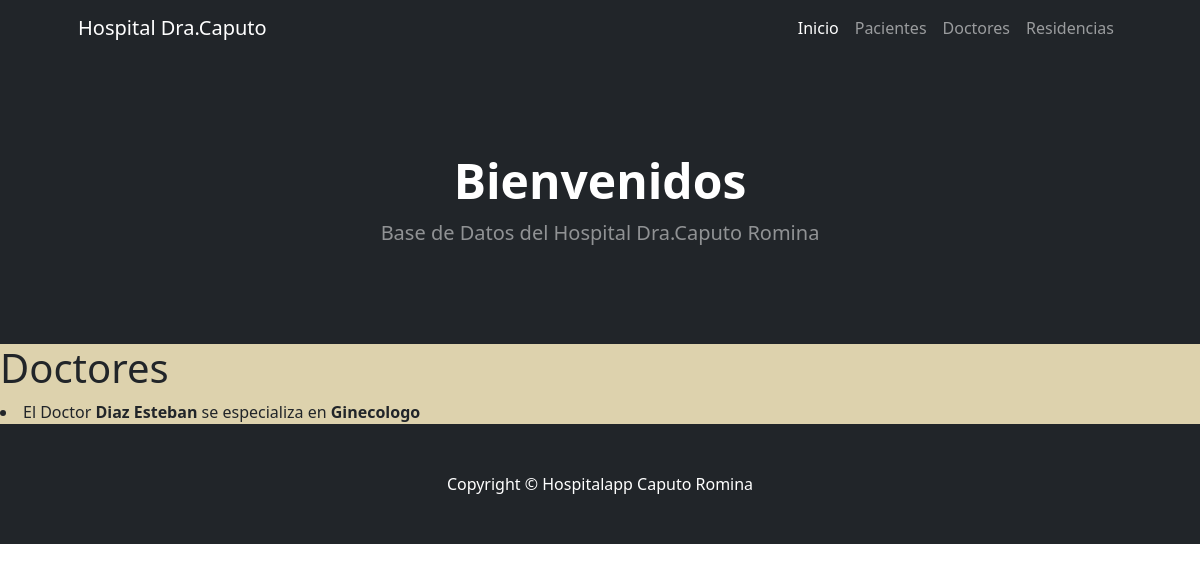
Before: /hospitalapp/Doctores/ with the older database file.
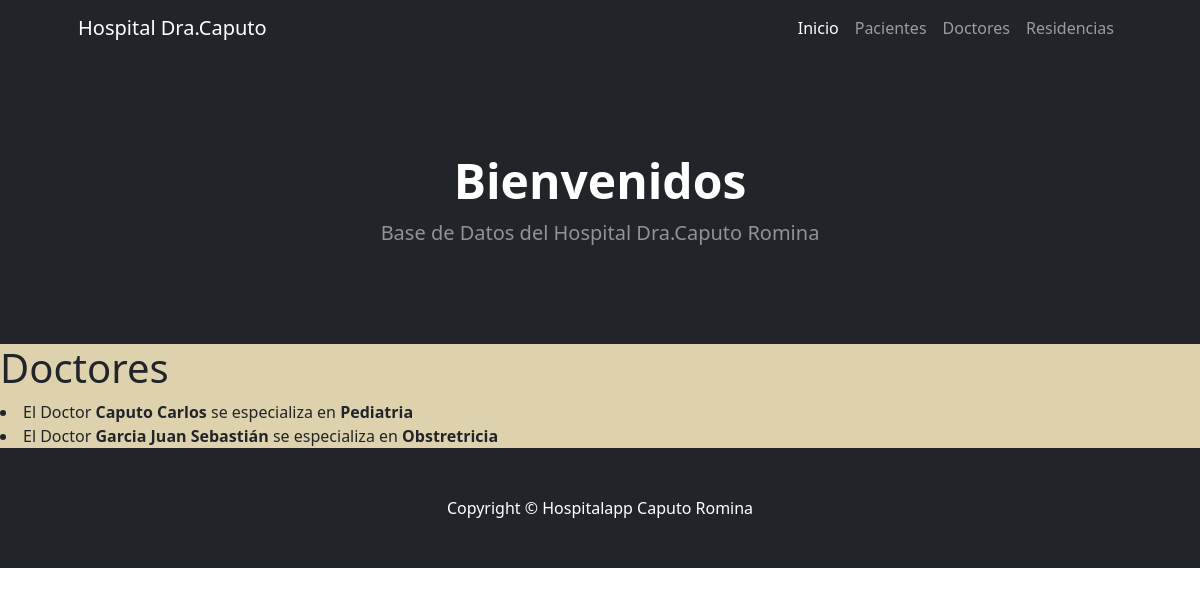
After: the same page with the newer database file.
### hospitalapp/models.py (models this page shows)
class Doctor(models.Model):
    nombre= models.CharField(max_length=30)
    apellido= models.CharField( max_length=30)
    especialidad=models.CharField(max_length=30, default="")
    class Meta:
        verbose_name_plural= "Doctores" #visto en la clase de mi amiga otra comision

### hospitalapp/views.py (the view)
# urls.py: path("Doctores/", views.doctor, name="Doctores"),
def doctor(request):
      doctor = Doctor.objects.all()
      return render(request, "hospitalapp/Doctores.html",{"doctor": doctor})

### hospitalapp/template/hospitalapp/Doctores.html (shortened to what this page needs)
{% extends "hospitalapp/padre-index.html" %}
{% block contenidoPagina %}
<div style="background-color: rgb(221, 210, 173);">
<body>
    <h1> Doctores </h1>
    {% for doctor in doctor %}
    <li> El Doctor <b>{{doctor.apellido}} {{doctor.nombre}}</b> se especializa en <b>{{doctor.especialidad}}</b></li>
             </body>
    {% endfor %}
{% endblock %}

Changed rows visible on the page:
removed Doctor: apellido "Diaz", nombre "Esteban", especialidad "Ginecologo"
added Doctor: apellido "Caputo", nombre "Carlos", especialidad "Pediatria"
added Doctor: apellido "Garcia", nombre "Juan Sebastián", especialidad "Obstretricia"
